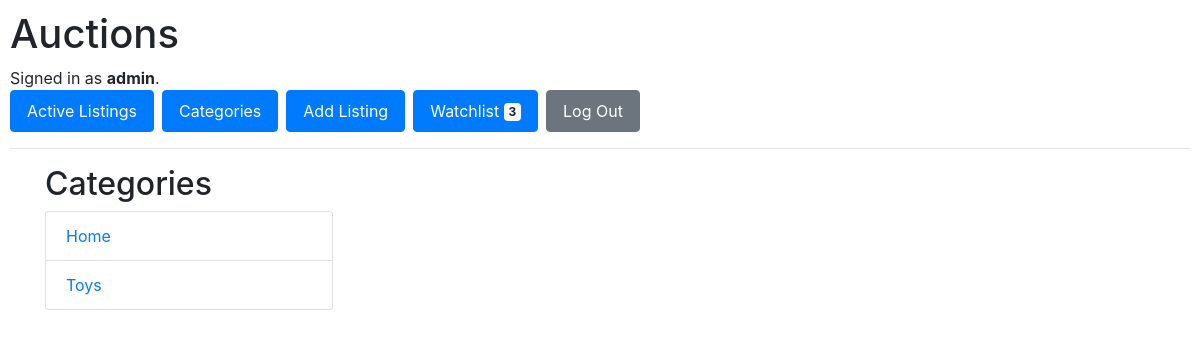
Before: /categories/ (signed in) with the older database file.
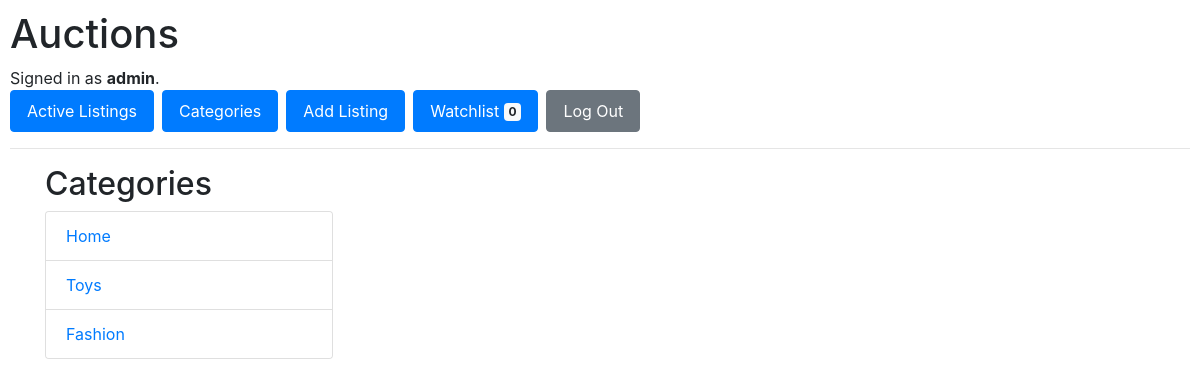
After: the same page with the newer database file.
### auctions/models.py (models this page shows)
class User(AbstractUser):
    watchlist = models.ManyToManyField(to="Listing", related_name="watched_by")

class Category(models.Model):
    name = models.CharField(max_length=50, unique=True)
    def __str__(self) -> str:
        return self.name
    class Meta:
        verbose_name_plural = "Categories"

### auctions/views.py (the view)
# urls.py: path("categories/", views.categories, name="categories"),
def categories(request):
    return render(request, "auctions/categories.html", context={
        "categories": Category.objects.all(),
    })

### auctions/templates/auctions/categories.html
{% extends 'auctions/layout.html' %}
{% block body %}
<div class="container">
    <div class="row">
        <div class="col">
            <h2>Categories</h2>
            <div class="card" style="width: 18rem;">
                <ul class="list-group list-group-flush">
                    {% for category  in categories %}
                    <li class="list-group-item"><a href="{% url 'category' category.id %}">{{ category }}</a></li>
                    {% endfor %}
                </ul>
            </div>
        </div>
    </div>
</div>
{% endblock body %}

### auctions/templates/auctions/layout.html (shortened to what this page needs)
{% load static %}
<!DOCTYPE html>
<html lang="en">
    <head>
        <link rel="stylesheet" href="https://stackpath.bootstrapcdn.com/bootstrap/4.4.1/css/bootstrap.min.css">
        <link href="{% static 'auctions/styles.css' %}" rel="stylesheet">
    </head>
    <body>
        <h1>Auctions</h1>
        <div>
            {% if user.is_authenticated %}
                Signed in as <strong>{{ user.username }}</strong>.
            {% else %}
                Not signed in.
            {% endif %}
        </div>
        <ul class="nav">
            <li class="nav-item">
                <a class="nav-link btn btn-primary mr-2" href="{% url 'index' %}">Active Listings</a>
            </li>
            <li class="nav-item">
                <a class="nav-link btn btn-primary mr-2" href="{% url 'categories' %}">Categories</a>
            </li>
            {% if user.is_authenticated %}
                <li class="nav-item">
                    <a class="nav-link btn btn-primary mr-2" href="{% url 'add_listing' %}">Add Listing</a>
                </li>
                <li class="nav-item">
                    <a class="nav-link btn btn-primary mr-2" href="{% url 'watchlist' %}">Watchlist <span class="badge badge-light">{{ user.watchlist.all|length }}</span></a>
                </li>
                <li class="nav-item">
                    <a class="nav-link btn btn-secondary mr-2" href="{% url 'logout' %}">Log Out</a>
                </li>
            {% endif %}
        </ul>
        <hr>
        {% block body %}
        {% endblock %}
    </body>
</html>

Changed rows visible on the page:
changed User "admin": watchlist.all|length "3" → "0"
added Category: name "Fashion"
